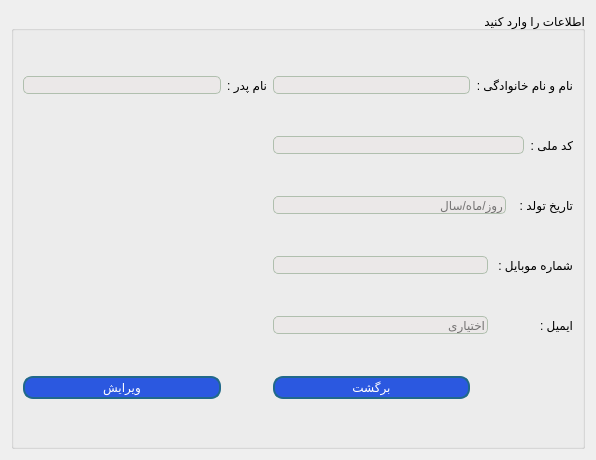
<?xml version="1.0" encoding="UTF-8"?>
<ui version="4.0">
 <class>EditMember</class>
 <widget class="QDialog" name="EditMember">
  <property name="geometry">
   <rect>
    <x>0</x>
    <y>0</y>
    <width>596</width>
    <height>460</height>
   </rect>
  </property>
  <property name="windowTitle">
   <string>ویرایش</string>
  </property>
  <property name="windowIcon">
   <iconset resource="resources.qrc">
    <normaloff>:/img/images/login.png</normaloff>:/img/images/login.png</iconset>
  </property>
  <property name="styleSheet">
   <string notr="true">
QLineEdit{
	border : 1px solid #b0bfae;
	border-radius : 5px;
	background-color : #ebe8e8;
}

QPushButton{
	border-radius: 10px;
	padding : 2px 5px;
	background :#2b58e0;
	border : 2px solid #21698a;
	color : white;
}
QPushButton:hover {
	background-color : #75a0eb ;
}
QToolButton
{
border-radius:10px;
background:red;
color:white;
}
</string>
  </property>
  <layout class="QVBoxLayout" name="verticalLayout">
   <item>
    <widget class="QGroupBox" name="groupBox">
     <property name="cursor">
      <cursorShape>PointingHandCursor</cursorShape>
     </property>
     <property name="title">
      <string>اطلاعات را وارد کنید</string>
     </property>
     <property name="alignment">
      <set>Qt::AlignRight|Qt::AlignTrailing|Qt::AlignVCenter</set>
     </property>
     <layout class="QGridLayout" name="gridLayout">
      <item row="0" column="0">
       <widget class="QLineEdit" name="fatherName"/>
      </item>
      <item row="0" column="1">
       <widget class="QLabel" name="label_2">
        <property name="text">
         <string>نام پدر :</string>
        </property>
       </widget>
      </item>
      <item row="0" column="2">
       <widget class="QLineEdit" name="name"/>
      </item>
      <item row="0" column="3" colspan="4">
       <widget class="QLabel" name="label">
        <property name="text">
         <string>نام و نام خانوادگی :</string>
        </property>
       </widget>
      </item>
      <item row="1" column="2" colspan="4">
       <widget class="QLineEdit" name="nationalityCod"/>
      </item>
      <item row="1" column="6">
       <widget class="QLabel" name="label_3">
        <property name="text">
         <string>کد ملی :</string>
        </property>
       </widget>
      </item>
      <item row="2" column="2" colspan="3">
       <widget class="QLineEdit" name="birthday">
        <property name="placeholderText">
         <string>روز/ماه/سال</string>
        </property>
       </widget>
      </item>
      <item row="2" column="5" colspan="2">
       <widget class="QLabel" name="label_4">
        <property name="text">
         <string>تاریخ تولد :</string>
        </property>
       </widget>
      </item>
      <item row="3" column="2" colspan="2">
       <widget class="QLineEdit" name="mobile"/>
      </item>
      <item row="3" column="4" colspan="3">
       <widget class="QLabel" name="label_5">
        <property name="text">
         <string>شماره موبایل :</string>
        </property>
       </widget>
      </item>
      <item row="4" column="2" colspan="2">
       <widget class="QLineEdit" name="email">
        <property name="placeholderText">
         <string>اختیاری</string>
        </property>
       </widget>
      </item>
      <item row="4" column="6">
       <widget class="QLabel" name="label_6">
        <property name="text">
         <string>ایمیل :</string>
        </property>
       </widget>
      </item>
      <item row="5" column="0">
       <widget class="QPushButton" name="submit">
        <property name="text">
         <string>ویرایش</string>
        </property>
       </widget>
      </item>
      <item row="5" column="2">
       <widget class="QPushButton" name="back">
        <property name="text">
         <string>برگشت</string>
        </property>
       </widget>
      </item>
     </layout>
    </widget>
   </item>
  </layout>
 </widget>
 <resources>
  <include location="resources.qrc"/>
 </resources>
 <connections/>
</ui>
